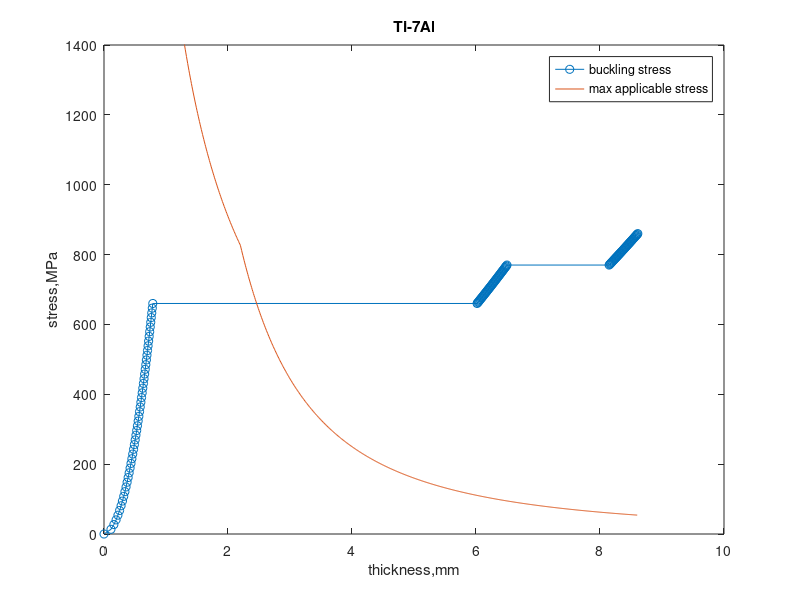
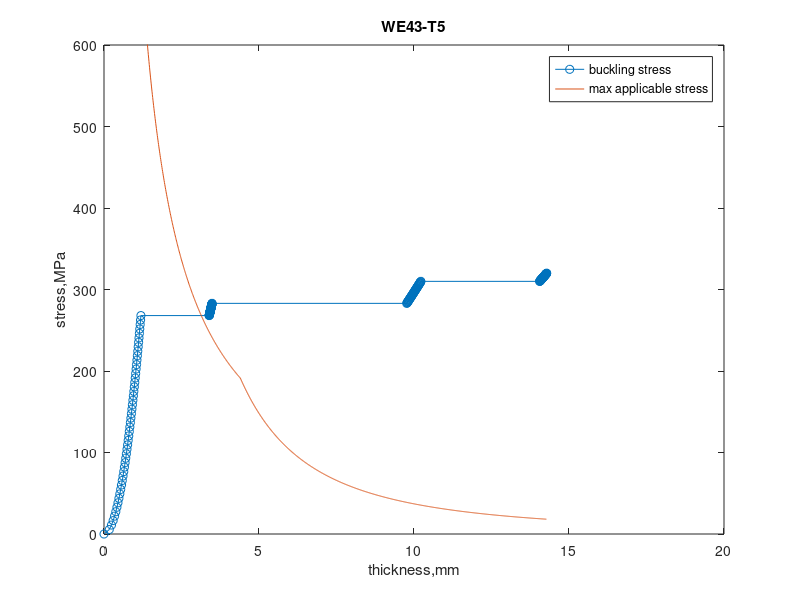
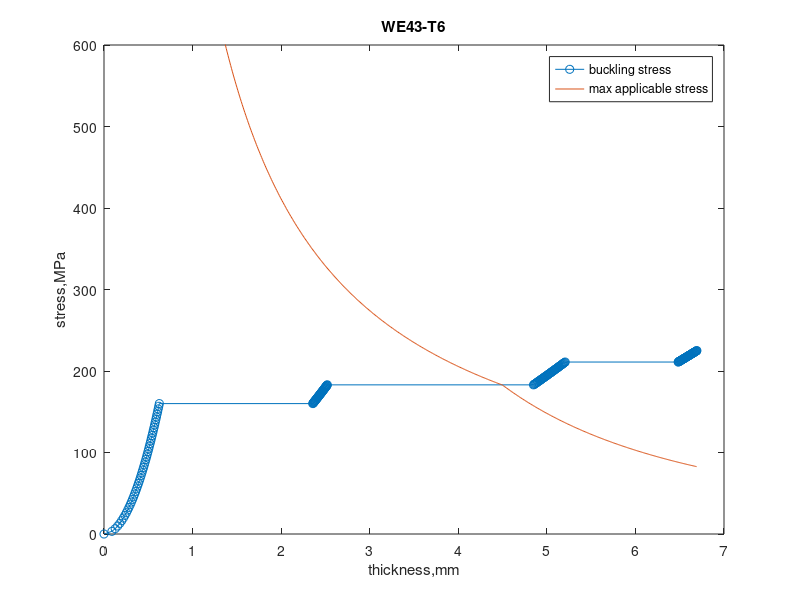
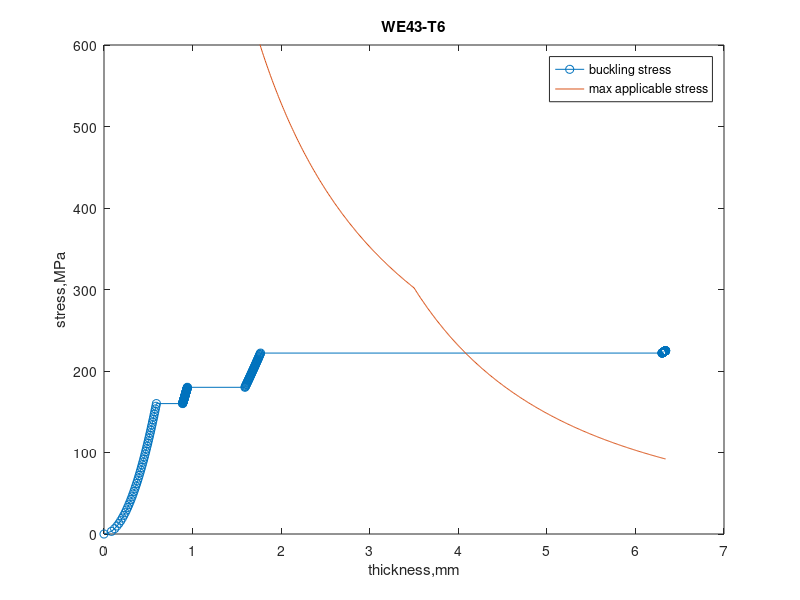

The MATLAB script that drew these images, in order:
%% Euler buckling:
% The critical load is: P_cr = 4*pi^2*E*I/L^2
% Therefore, sigma_cr = P_cr/A = E * I/A * 4*pi^2/L^2 = E * (w*t^3/12)/(wt) *(4*pi^2/L^2) = (E*pi^2)/3 * (t^2/L^2) 

%% (1) setting for Ti-7Al, assume width = thickness
MAXLOAD = 4000; % max load can be applied
L = 19;   %   set sample length, mm
E = [117*1000, 2*1000, 1.273*1000];    % tangent modulus, MPa, lower
% E = [117*1000, 12.4*1000, 2*1000];    % tangent modulus, MPa, lower
Stress = [660, 770, 860];   % stress ranges, MPa
w0 = 2.2;     % minimum width of sample, mm

% plot
clear sigma;
clear t;
t_min_required = 0;     % min_required thickness, initialize = 0
for ii=1:length(E)
    % target stress
    if ii==1
        sigma{ii} = linspace(0,Stress(ii),50);
    else
        sigma{ii} = linspace(Stress(ii-1),Stress(ii),50);
    end
    t{ii} = sqrt(sigma{ii}*3*L^2/E(ii)/pi^2);   % buckling thickness

    ind = (t{ii} >= t_min_required);
    t{ii} = t{ii}(ind);
    sigma{ii} = sigma{ii}(ind);
    t_min_required = max(cell2mat(t));  % min required thickness, after this step
end

t = cell2mat(t);
sigma = cell2mat(sigma);

t2 = 0.01:0.01:max(t);
w = w0*ones(size(t2));
w(w<t2) = t2(w<t2);   % we want to make w>=thick
sigmaMax = MAXLOAD./t2./w;
figure;
plot(t,sigma,'-o',t2,sigmaMax);
set(gca,'ylim',[0 1400]);
legend('buckling stress','max applicable stress')
xlabel('thickness,mm');ylabel('stress,MPa');title('Ti-7Al');

%% (2) setting for Mg WE43-T5
MAXLOAD = 3700; % max load can be applied
L = 28;   %   set sample length, mm
E = [45*1000, 5.55*1000, 0.707*1000, 0.374*1000];    % tangent modulus, MPa
Stress = [268, 283, 310, 320];   % stress ranges, MPa
w0 = 4.4;     % minimum width of sample, mm

% plot
clear sigma;
clear t;
t_min_required = 0;     % min_required thickness, initialize = 0
for ii=1:length(E)
    % target stress
    if ii==1
        sigma{ii} = linspace(0,Stress(ii),50);
    else
        sigma{ii} = linspace(Stress(ii-1),Stress(ii),50);
    end
    t{ii} = sqrt(sigma{ii}*3*L^2/E(ii)/pi^2);   % buckling thickness

    ind = (t{ii} >= t_min_required);
    t{ii} = t{ii}(ind);
    sigma{ii} = sigma{ii}(ind);
    t_min_required = max(cell2mat(t));  % min required thickness, after this step
end

t = cell2mat(t);
sigma = cell2mat(sigma);

t2 = 0.01:0.01:max(t);
w = w0*ones(size(t2));
w(w<t2) = t2(w<t2);   % we want to make w>=thick
sigmaMax = MAXLOAD./t2./w;
figure;
plot(t,sigma,'-o',t2,sigmaMax);
set(gca,'ylim',[0 600]);
legend('buckling stress','max applicable stress')
xlabel('thickness,mm');ylabel('stress,MPa');title('WE43-T5');

%% (3) setting for Mg WE43-T6
MAXLOAD = 3700; % max load can be applied
L = 19;   %   set sample length, mm
E = [45*1000, 3.16*1000, 0.854*1000, 0.551*1000];    % tangent modulus, MPa
Stress = [160, 183, 211, 225];   % stress ranges, MPa
w0 = 4.5;     % minimum width of sample, mm

% plot
clear sigma;
clear t;
t_min_required = 0;     % min_required thickness, initialize = 0
for ii=1:length(E)
    % target stress
    if ii==1
        sigma{ii} = linspace(0,Stress(ii),50);
    else
        sigma{ii} = linspace(Stress(ii-1),Stress(ii),50);
    end
    t{ii} = sqrt(sigma{ii}*3*L^2/E(ii)/pi^2);   % buckling thickness

    ind = (t{ii} >= t_min_required);
    t{ii} = t{ii}(ind);
    sigma{ii} = sigma{ii}(ind);
    t_min_required = max(cell2mat(t));  % min required thickness, after this step
end

t = cell2mat(t);
sigma = cell2mat(sigma);

t2 = 0.01:0.01:max(t);
w = w0*ones(size(t2));
w(w<t2) = t2(w<t2);   % we want to make w>=thick
sigmaMax = MAXLOAD./t2./w;
figure;
plot(t,sigma,'-o',t2,sigmaMax);
set(gca,'ylim',[0 600]);
legend('buckling stress','max applicable stress')
xlabel('thickness,mm');ylabel('stress,MPa');title('WE43-T6');

%% (4) setting for Mg WE43-T6
MAXLOAD = 3700; % max load can be applied
L = 18;   %   set sample length, mm
E = [45*1000, 20*1000, 7*1000, 0.551*1000];    % tangent modulus, MPa
Stress = [160, 180, 222, 225];   % stress ranges, MPa
w0 = 3.5;     % minimum width of sample, mm

% plot
clear sigma;
clear t;
t_min_required = 0;     % min_required thickness, initialize = 0
for ii=1:length(E)
    % target stress
    if ii==1
        sigma{ii} = linspace(0,Stress(ii),50);
    else
        sigma{ii} = linspace(Stress(ii-1),Stress(ii),50);
    end
    t{ii} = sqrt(sigma{ii}*3*L^2/E(ii)/pi^2);   % buckling thickness

    ind = (t{ii} >= t_min_required);
    t{ii} = t{ii}(ind);
    sigma{ii} = sigma{ii}(ind);
    t_min_required = max(cell2mat(t));  % min required thickness, after this step
end

t = cell2mat(t);
sigma = cell2mat(sigma);

t2 = 0.01:0.01:max(t);
w = w0*ones(size(t2));
w(w<t2) = t2(w<t2);   % we want to make w>=thick
sigmaMax = MAXLOAD./t2./w;
figure;
plot(t,sigma,'-o',t2,sigmaMax);
set(gca,'ylim',[0 600]);
legend('buckling stress','max applicable stress')
xlabel('thickness,mm');ylabel('stress,MPa');title('WE43-T6');